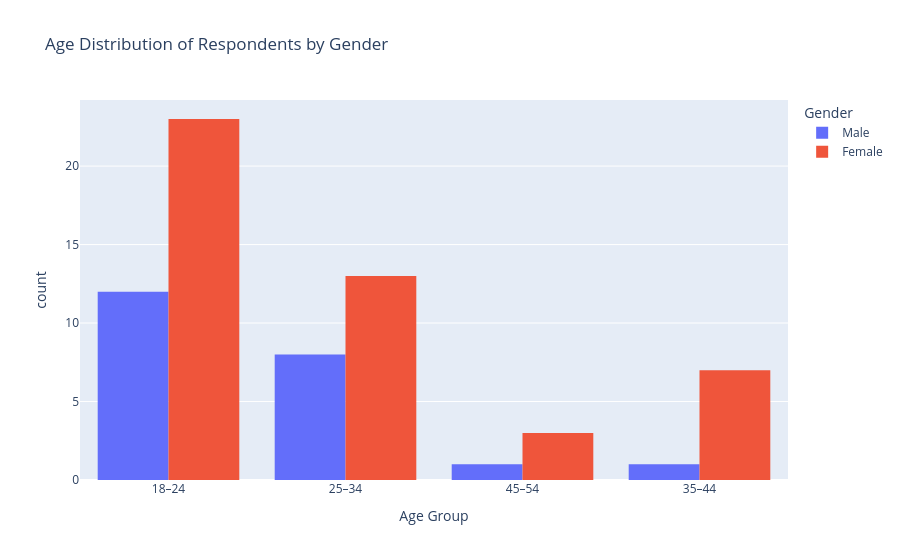

The notebook cell saved with this chart:
### Markdown cell above
## 9. Age distribution by gender

### Code cell
fig = px.histogram(
    analysis_df,
    x='Age_Group',
    color='Gender',
    barmode='group',
    title='Age Distribution of Respondents by Gender',
    labels={'Age_Group':'Age Group','count':'Number of Respondents'}
)
fig.show()

### Figure 1 — Plotly figure (JSON) as saved in the notebook; plotly's stock layout.template omitted (floating-point values rounded to 4 significant figures)
{"data": [{"alignmentgroup": "True", "bingroup": "x", "hovertemplate": "Gender=Male<br>Age Group=%{x}<br>count=%{y}<extra></extra>", "legendgroup": "Male", "marker": {"color": "#636efa", "pattern": {"shape": ""}}, "name": "Male", "offsetgroup": "Male", "orientation": "v", "showlegend": true, "type": "histogram", "x": ["18–24", "18–24", "25–34", "45–54", "18–24", "18–24", "18–24", "35–44", "25–34", "18–24", "25–34", "18–24", "18–24", "18–24", "18–24", "25–34", "18–24", "25–34", "25–34", "25–34", "25–34", "18–24"], "xaxis": "x", "yaxis": "y"}, {"alignmentgroup": "True", "bingroup": "x", "hovertemplate": "Gender=Female<br>Age Group=%{x}<br>count=%{y}<extra></extra>", "legendgroup": "Female", "marker": {"color": "#EF553B", "pattern": {"shape": ""}}, "name": "Female", "offsetgroup": "Female", "orientation": "v", "showlegend": true, "type": "histogram", "x": ["18–24", "35–44", "25–34", "35–44", "18–24", "18–24", "25–34", "25–34", "18–24", "25–34", "18–24", "35–44", "18–24", "45–54", "45–54", "35–44", "18–24", "35–44", "18–24", "18–24", "18–24", "25–34", "18–24", "25–34", "35–44", "18–24", "18–24", "25–34", "18–24", "18–24", "18–24", "18–24", "25–34", "18–24", "18–24", "45–54", "18–24", "18–24", "25–34", "25–34", "25–34", "25–34", "18–24", "35–44", "18–24", "25–34"], "xaxis": "x", "yaxis": "y"}], "layout": {"barmode": "group", "legend": {"title": {"text": "Gender"}, "tracegroupgap": 0}, "title": {"text": "Age Distribution of Respondents by Gender"}, "xaxis": {"anchor": "y", "domain": [0, 1], "title": {"text": "Age Group"}}, "yaxis": {"anchor": "x", "domain": [0, 1], "title": {"text": "count"}}}}
